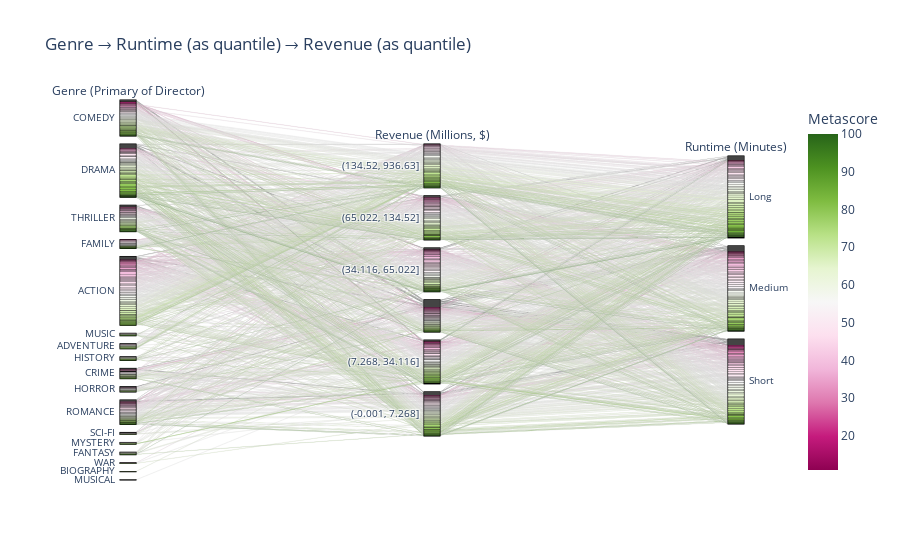

Source (notebook cell):
### Code cell
n_quantiles = 5
revenue_quantile_param = 5    # Options: {bool, int}
column_for_colorScale = 'Metascore'
dftest = data.get_dfDiscrete(data.DF, equal_quantiles=False, include_Revenue=revenue_quantile_param)
dftest['Director_primaryGenre'] = dftest['Director'].map(DIR.Director2PrimaryGenre)
# dftest['Runtime'] = dftest['Runtime'].map(dict((i, str(sorted(set(pd.qcut(data.DF['Runtime'].dropna(), q=n_quantiles).values))[i])) for i in range(n_quantiles)))
dftest['Revenue'] = dftest['Revenue'].map(dict((i, str(sorted(set(pd.qcut(data.DF['Revenue'].dropna(), q=revenue_quantile_param).values))[i])) for i in range(revenue_quantile_param)))
dftest[column_for_colorScale] = data.DF[column_for_colorScale]  #<==gets the unbinned values

fig = px.parallel_categories(
    data_frame=dftest,
    dimensions=[
        'Director_primaryGenre',
        'Revenue',
        'Runtime',
        # 'Revenue',
    ],
    color=column_for_colorScale, color_continuous_scale=px.colors.diverging.PiYG,
    labels={
        'Director_primaryGenre':'Genre (Primary of Director)',
        'Runtime':'Runtime (Minutes)',
        'Revenue':'Revenue (Millions, $)',
    },
    title='Genre → Runtime (as quantile) → Revenue (as quantile)',
)
fig.show()
# fig.write_html('Sankey_Genre2Runtime2Revenue.html')    #<!==Uncomment to save file==!

### Figure 1 — Plotly figure (JSON) as saved in the notebook; plotly's stock layout.template omitted (floating-point values rounded to 4 significant figures; data arrays with more than 128 entries replaced by an {"elided": "..."} marker saying what was removed)
{"data": [{"dimensions": [{"label": "Genre (Primary of Director)", "values": {"elided": "1000 str values"}}, {"label": "Revenue (Millions, $)", "values": {"elided": "1000 str values"}}, {"label": "Runtime (Minutes)", "values": {"elided": "1000 str values"}}], "domain": {"x": [0, 1], "y": [0, 1]}, "line": {"color": {"elided": "1000 int values"}, "coloraxis": "coloraxis"}, "name": "", "type": "parcats"}], "layout": {"coloraxis": {"colorbar": {"title": {"text": "Metascore"}}, "colorscale": [[0, "rgb(142,1,82)"], [0.1, "rgb(197,27,125)"], [0.2, "rgb(222,119,174)"], [0.3, "rgb(241,182,218)"], [0.4, "rgb(253,224,239)"], [0.5, "rgb(247,247,247)"], [0.6, "rgb(230,245,208)"], [0.7, "rgb(184,225,134)"], [0.8, "rgb(127,188,65)"], [0.9, "rgb(77,146,33)"], [1, "rgb(39,100,25)"]]}, "legend": {"tracegroupgap": 0}, "title": {"text": "Genre → Runtime (as quantile) → Revenue (as quantile)"}}}
